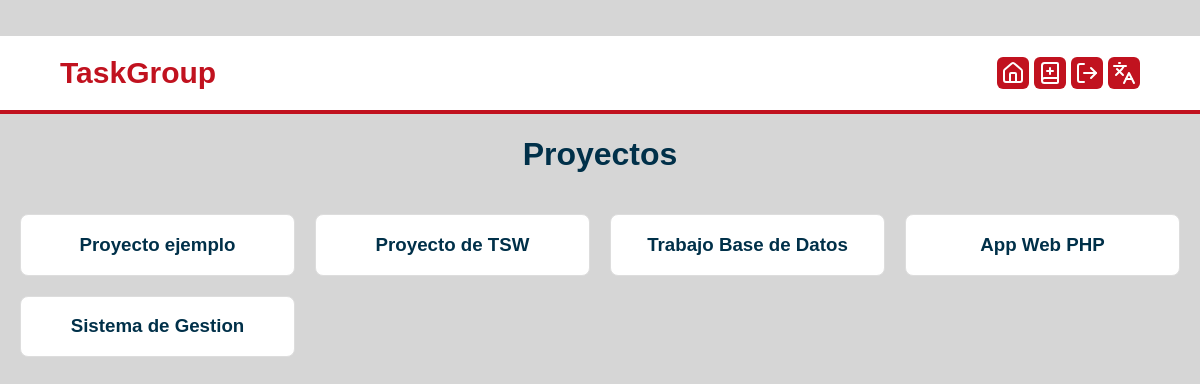
Screenshot of /index.php?controller=project&action=index (signed in) with the database file from the repository.
### tables this page shows
create table projects (
	id int auto_increment,
	title varchar(255),
	primary key (id)
);

### core/ViewManager.php (called while the page is built, shortened)
<?php
class ViewManager {
	private $variables = array();
	public function setVariable($varname, $value, $flash=false) {
		$this->variables[$varname] = $value;
	}
	public function getVariable($varname, $default=NULL) {
		if (!isset($this->variables[$varname])) {
			return $default;
		}
		return $this->variables[$varname];
	}
	public function render($controller, $viewname) {
		include(__DIR__."/../view/$controller/$viewname.php");
	}
	private static $viewmanager_singleton = NULL;
	public static function getInstance() {
		if (self::$viewmanager_singleton == null) {
			self::$viewmanager_singleton = new ViewManager();
		}
		return self::$viewmanager_singleton;
	}
}

### controller/ProjectController.php (called while the page is built, shortened)
<?php
require_once(__DIR__ . "/BaseController.php");
require_once(__DIR__ . "/../model/Project.php");
require_once(__DIR__ . "/../model/ProjectMapper.php");
class ProjectController extends BaseController
{
    private $projectMapper;
    public function __construct()
    {
        $this->projectMapper = new ProjectMapper();
    }
    public function index() {
        if (isset($_SESSION["currentuser"])) {
            $projects = $this->projectMapper->findByUser($this->currentUser->getUsername());
            $this->view->setVariable("projects", $projects);
        }
        $this->view->render("project", "index");
    }
}

### index.php (called while the page is built, shortened)
<?php
function run() {
	try {
		$controller = loadController($_GET["controller"]);
		$actionName = $_GET["action"];
		$controller->$actionName();
	} catch(Exception $ex) {
		die("An exception occured!!!!!".$ex->getMessage());
	}
}
function loadController($controllerName) {
	return new $controllerClassName();
}
run();
?>

### core/I18n.php (called while the page is built, shortened)
<?php
class I18n {
	private $messages;
	public function setLanguage($language) {
		$this->messages = $i18n_messages;
	}
	public function i18n($key) {
		if (isset($this->messages[$key])){
			return $this->messages[$key];
		}else{
			return $key;
		}
	}
	private static $i18n_singleton = null;
	public static function getInstance() {
		if (self::$i18n_singleton == NULL) {
			self::$i18n_singleton = new I18n();
		}
		return self::$i18n_singleton;
	}
}
function i18n($key) {
	return I18n::getInstance()->i18n($key);
}

### view/messages/messages_es.php (called while the page is built)
<?php
$i18n_messages =
array(
	"Index" => "Inicio",
	"Projects" => "Proyectos",
	"New project" => "Nuevo proyecto",
	"Create project" => "Crear proyecto",
	"Create task" => "Crear tarea",
	"Project users" => "Usuarios del proyecto",
	"Project info" => "Información del proyecto",
	"Project title" => "Título de proyecto",
	"View projects" => "Ver proyectos",
	"View tasks" => "Ver tareas",
	"Task title" => "Título de tarea",
	"Task content" => "Contenido de tarea",
	"User asigned to task" => "Usuario asignado a tarea",
	"< No user >" => "< Ningún usuario >",
	"Total tasks" => "Tareas totales",
	"Todo tasks" => "Tareas por hacer",
	"Finished tasks" => "Tareas terminadas",
	"Progress" => "Progreso",
	"Register" => "Registrarse",
	"Login" => "Iniciar sesión",
	"Log out" => "Cerrar sesión",
	"I don't have an account" => "No tengo cuenta",
	"Go back" => "Volver atrás",
	"Username" => "Nombre de usuario",
	"Password" => "Contraseña",
	"Email" => "Correo electrónico",
	"Language" => "Lenguaje",
	"Spanish" => "Español",
	"English" => "Inglés",
	"User or password is incorrect" => "El usuario o la contraseña son inválidos",
	"Email is not valid" => "El email no es válido",
	"Username must be at least 5 characters length" => "El nombre de usuario tiene que tener por lo menos 5 caracteres",
	"Username cannot contain spaces" => "El nombre de usuario no puede tener espacios",
	"Password must be at least 5 characters length" => "La contraseña tiene que tener por lo menos 5 caracteres",
	"Title is mandatory" => "El título es obligatorio",
	"Assigned user is not part of the project" => "El usuario asignado no es parte del proyecto"
)
?>

### model/Project.php (called while the page is built, shortened)
<?php
class Project {
	private $id;
	private $title;
	public function __construct($id=NULL, $title=NULL, $assignedUsers=array()) {
		$this->id = $id;
		$this->title = $title;
	}
	public function getId() {
		return $this->id;
	}
	public function getTitle() {
		return $this->title;
	}
}

### model/ProjectMapper.php (called while the page is built, shortened)
<?php
require_once(__DIR__."/../core/PDOConnection.php");
require_once(__DIR__."/../model/User.php");
require_once(__DIR__."/../model/Project.php");
class ProjectMapper {
	private $db;
	public function __construct() {
		$this->db = PDOConnection::getInstance();
	}
	public function findByUser($username) {
		$stmt = $this->db->prepare(
			"SELECT P.* FROM projects P
			INNER JOIN project_users PU ON P.id = PU.project_id
			WHERE PU.username = ?"
		);
		$stmt->execute(array($username));
		$projects_db = $stmt->fetchAll(PDO::FETCH_ASSOC);
		$projects = array();
		foreach ($projects_db as $project) {
			array_push($projects, new Project($project["id"], $project["title"]));
		}
		return $projects;
	}
}

### core/PDOConnection.php (called while the page is built)
<?php
class PDOConnection {
	private static $dbhost = "127.0.0.1";
	private static $dbname = "taskgroup";
	private static $dbuser = "usuario";
	private static $dbpass = "purple";
	private static $db_singleton = null;
	public static function getInstance() {
		if (self::$db_singleton == null) {
			self::$db_singleton = new PDO(
			"mysql:host=".self::$dbhost.";dbname=".self::$dbname.";charset=utf8",
			self::$dbuser,
			self::$dbpass,
			array(
				PDO::ATTR_EMULATE_PREPARES => false,
				PDO::ATTR_ERRMODE => PDO::ERRMODE_EXCEPTION
			)
		);
	}
	return self::$db_singleton;
}
}
?>

### controller/BaseController.php (called while the page is built, shortened)
<?php
require_once(__DIR__."/../core/ViewManager.php");
require_once(__DIR__."/../core/I18n.php");
require_once(__DIR__."/../model/User.php");
class BaseController {
	public function __construct() {
		if(isset($_SESSION["currentuser"])) {
			$this->currentUser = new User($_SESSION["currentuser"]);
		}
	}
}

### model/User.php (called while the page is built, shortened)
<?php
class User {
	private $username;
	public function __construct($username=NULL, $passwd=NULL, $email=NULL) {
		$this->username = $username;
	}
	public function getUsername() {
		return $this->username;
	}
}

### view/project/index.php (the view, shortened to what this page needs)
<?php
require_once(__DIR__ . "/../../core/ViewManager.php");
$view = ViewManager::getInstance();
$projects = $view->getVariable("projects");
$currentuser = $view->getVariable("currentusername");
$view->moveToFragment("css");
?>
<link rel="stylesheet" href="view/styles/projects.css">
<?php
$view->moveToDefaultFragment();
?><?php if (isset($currentuser)): $view->setVariable("title", i18n("Projects")); ?>
<h1><?php echo i18n("Projects"); ?></h1>
<?php if (count($projects) == 0): ?>
    <p><?php echo i18n("You have no projects. Create a new project to get started!"); ?></p>
<?php else: ?>
    <div class="project-list">
        <?php foreach ($projects as $project): ?>
            <a href="index.php?controller=project&action=view&id=<?php echo $project->getId(); ?>" class="project-card">
                <h3><?php echo htmlspecialchars($project->getTitle()); ?></h3>
            </a>
        <?php endforeach; ?>
    </div>
<?php endif; ?>
<?php endif ?>

### view/styles/style.css (style rules this page uses)
:root { --bg: #d6d6d6; --card: #ffffff; --text: #003049; --primary: #c1121f; --secondary: #669bbc; --tertiary: #9e3e44; --danger: #780000; }
body { font-family: Arial, sans-serif; background-color: var(--bg); color: var(--text); padding: 0; max-width: 1200px; margin: auto; margin-top: 3%; }
main h1 { text-align: center; }

### view/styles/projects.css (style rules this page uses)
.project-list { display: grid; grid-template-columns: repeat(auto-fill, minmax(250px, 1fr)); gap: 20px; padding: 20px; }
.project-card { background-color: #fff; border: 1px solid #ddd; border-radius: 8px; overflow: hidden; text-decoration: none; text-align: center; color: inherit; display: block; }

### rows the page displays
projects: title "Proyecto ejemplo"
projects: title "Proyecto de TSW"
projects: title "Trabajo Base de Datos"
projects: title "App Web PHP"
projects: title "Sistema de Gestion"

### other values shown
i18n("Projects") "Proyectos"
